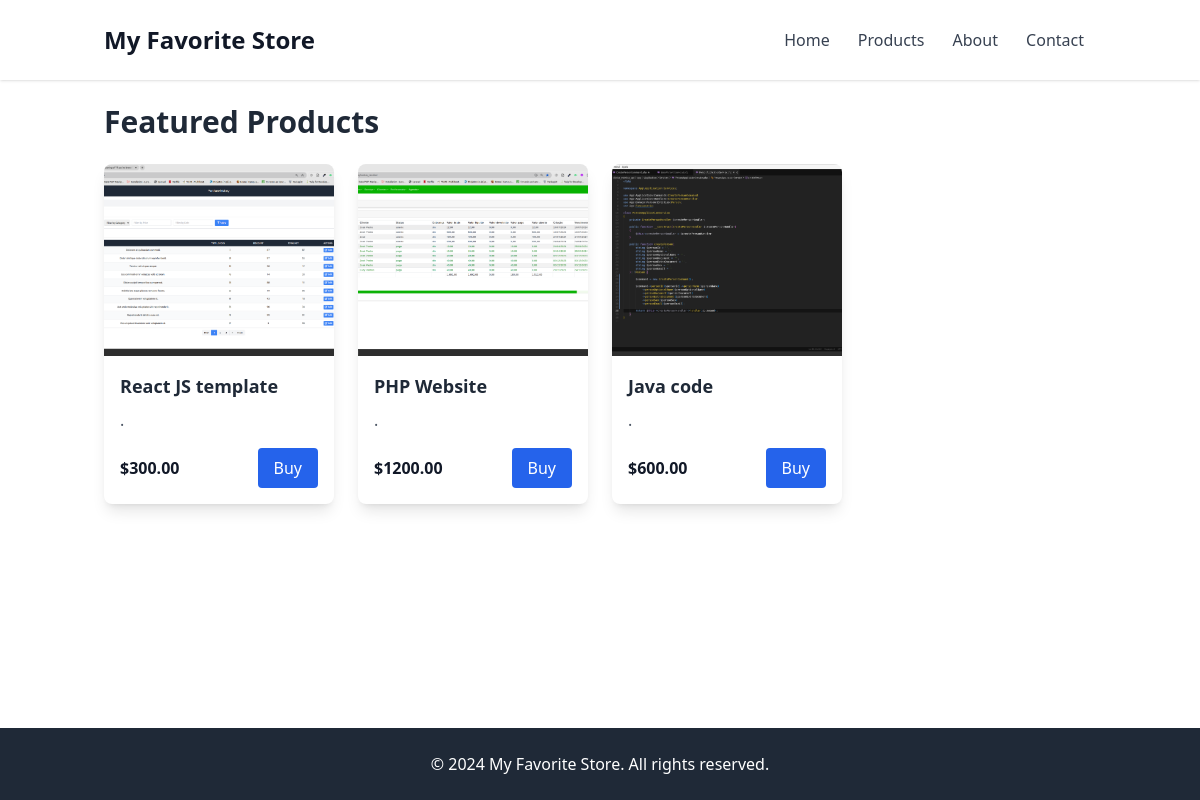
/home/, run on the app's committed database.
### WebStoreApp/models.py (models this page shows, shortened)
class BaseModel(models.Model):
    ACTIVE_STORE = [
        (1,'Yes'),
        (0,'No'),
    ]
    created_at = models.DateTimeField(auto_now_add=True)
    updated_at = models.DateTimeField(auto_now=True)
    deleted_at = models.DateTimeField(null=True, default=None)
    created_by_user_id = models.ForeignKey(User, on_delete=models.CASCADE, null=True, default=None, related_name='created_%(class)s_set')
    updated_by_user_id = models.ForeignKey(User, on_delete=models.CASCADE, null=True, default=None, related_name='updated_%(class)s_set')
    deleted_by_user_id = models.ForeignKey(User, on_delete=models.CASCADE, null=True, default=None, related_name='deleted_%(class)s_set')
    active = models.IntegerField(max_length=1, choices=ACTIVE_STORE)
    class Meta:
        abstract = True

class Product(BaseModel):
    name = models.CharField(max_length=255, null=False, help_text="The product's name")
    product_brand_id = models.ForeignKey(ProductBrand, on_delete=models.CASCADE)
    product_category_id = models.ForeignKey(ProductCategory, on_delete=models.CASCADE,help_text="The product category table id")

class ProductImage(BaseModel):
    IS_DEFAULT = [
        (1,'yes'),
        (0,'no'),
    ]
    product_id = models.ForeignKey(Product, on_delete=models.CASCADE, related_name='images')
    image = models.ImageField(upload_to='product_images/')
    caption = models.CharField(max_length=200, blank=True, null=True)
    is_default = models.IntegerField(max_length=1, choices=IS_DEFAULT, default=0, help_text="This is the default image?")

class ProductPrice(BaseModel):
    IS_DEFAULT = [
        (1,'yes'),
        (0,'no'),
    ]
    price = models.DecimalField(max_digits=60, decimal_places=6, default=0, null=True, help_text="Product price")
    product_id = models.ForeignKey(Product, on_delete=models.CASCADE, related_name='prices')
    is_default = models.IntegerField(max_length=1, choices=IS_DEFAULT, default=0, help_text="This is the default price?")

### WebStoreApp/views.py (the view)
# urls.py: path("home/", views.story_home, name='story_home'),
def story_home(request, template_name='story/home.html'):
    query = request.GET.get('search')
    if query:
        products = Product.objects.filter(first_name__icontains=query)
    else:
        products = Product.objects.all()
    return render(request, template_name, {'products':products})

### WebStoreApp/templates/story/home.html (shortened to what this page needs)
{% extends "base.html" %}
{% block content %}
<div class="container mx-auto px-4 py-6">
    <h1 class="text-3xl font-bold mb-6">Featured Products</h1>
    <div class="grid grid-cols-1 sm:grid-cols-2 md:grid-cols-3 lg:grid-cols-4 gap-6">
        {% for product in products  %}
            <div class="bg-white rounded-lg shadow-lg overflow-hidden">
                <a href="{% url 'product_details' pk=product.pk %}">
                    {% with product.images.first as first_image %}
                        {% if first_image %}
                            <img src="{{first_image.image.url}}" alt="{{product.name}}" class="w-full h-48 object-cover">
                        {% else %}
                            <img src="https://via.placeholder.com/150" alt="Product" class="w-full h-48 object-cover">
                        {% endif %}
                    {% endwith %}
                </a>
                <div class="p-4">
                    <a href="{% url 'product_details' pk=product.pk %}">
                        <h3 class="text-lg font-semibold mb-2">{{product.name}}</h3>
                        <p class="text-gray-600 mb-4">{{product.description}}.</p>
                    </a>
                    <div class="flex justify-between items-center">
                        {% with product.prices.first as first_price %}
                            <span class="text-gray-900 font-bold">${{first_price.price|floatformat:2|default:"0.00"}}</span>
                        {% endwith %}
                        <a href="#" class="bg-blue-600 text-white px-4 py-2 rounded hover:bg-blue-500">Buy</a>
                    </div>
                </div>
            </div>
        {% endfor %}
    </div>
</div>
{% endblock %}

### data on the page
Product: images.first.image (picture), name "React JS template", prices.first.price "300.00"
Product: images.first.image (picture), name "PHP Website", prices.first.price "1200.00"
Product: images.first.image (picture), name "Java code", prices.first.price "600.00"
